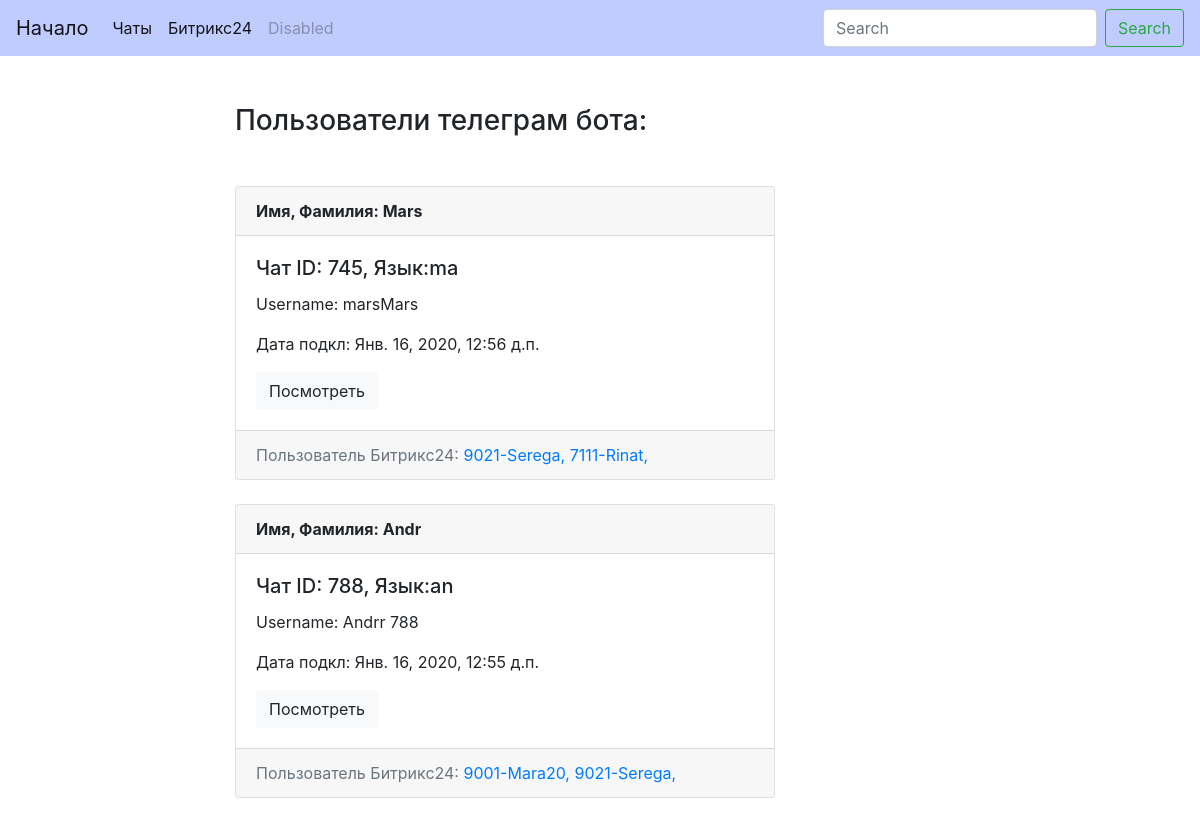
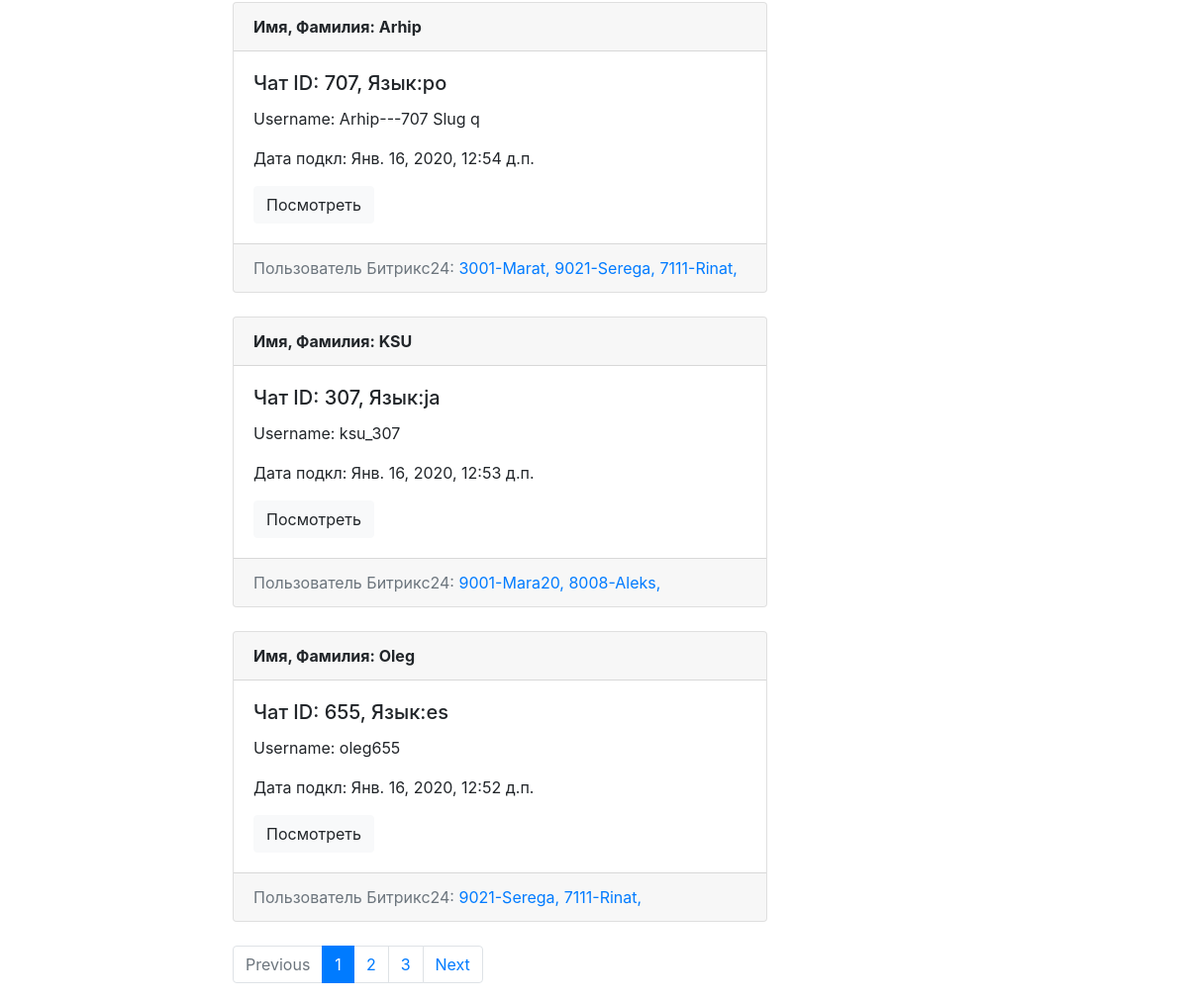
The page /bitr24/ on the database as committed earlier (2 pictures, top to bottom).
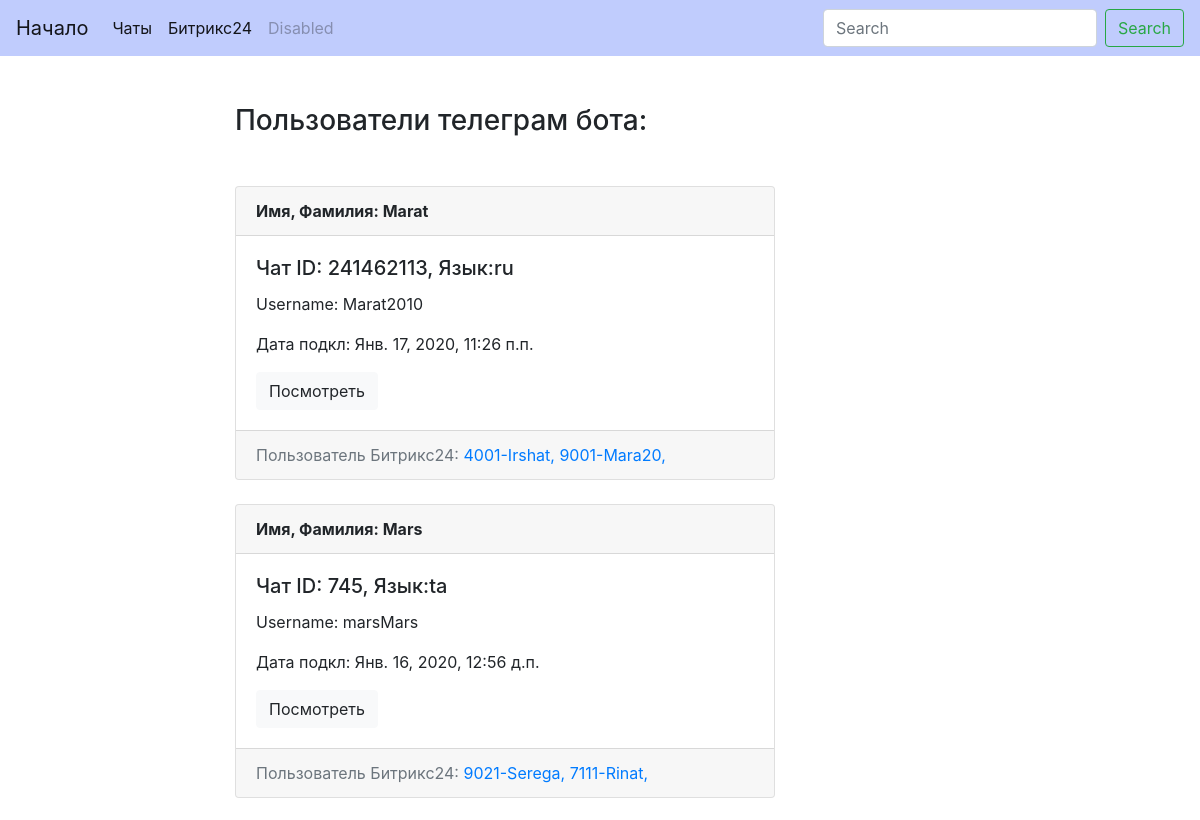
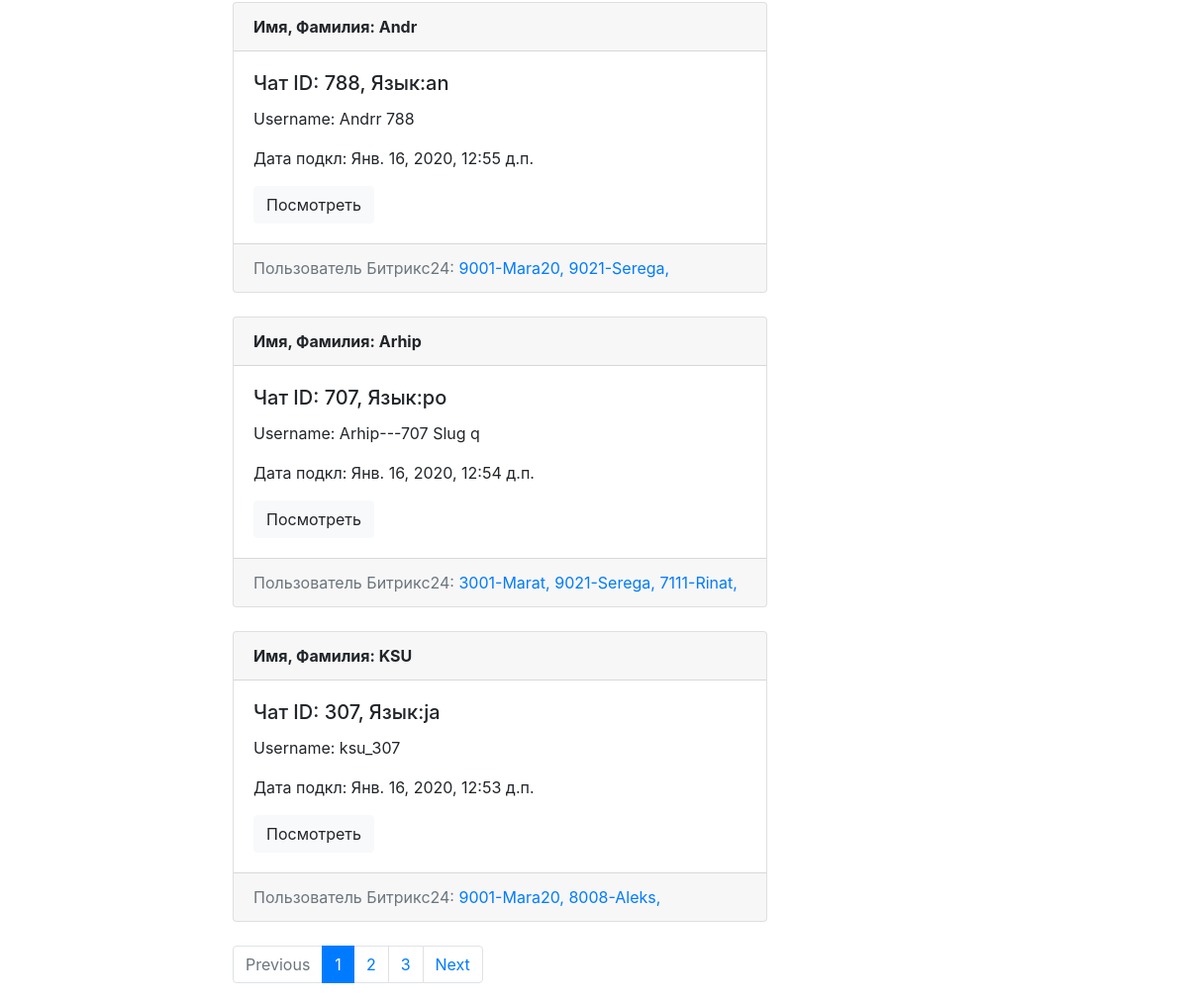
The same page on the database as committed later (2 pictures, top to bottom).
### bitr24/models.py (models this page shows, shortened)
class Chat(models.Model):
    chat_id = models.IntegerField(default=1, verbose_name='Чат ID', unique=True)
    first_name = models.CharField(max_length=100, verbose_name='Имя пользователя', db_index=True)
    slug = models.SlugField(max_length=100, blank=True, unique=True, verbose_name='Слаг(Slug)')
    username = models.CharField(max_length=100, null=True, blank=True, verbose_name='Пользователь')
    lang_code = models.CharField(max_length=2, verbose_name='Язык')
    bitrs = models.ManyToManyField('Bitr', blank=True, related_name='chats')
    date_chat = models.DateTimeField(auto_now_add=True, db_index=True, verbose_name='Дата подкл.к боту')
    def get_absolute_url(self):
        return reverse('chat_detail_url', kwargs={'slug': self.slug})
    class Meta:
        verbose_name_plural = 'Чаты телеграм бота'
        verbose_name = 'Чат'
        ordering = ['-date_chat']

class Bitr(models.Model):
    bx24_id = models.IntegerField(default=0, verbose_name='ID пользователя Б24', unique=True)
    bx24_name = models.CharField(default='', max_length=100, verbose_name='Имя в Битрикс24', db_index=True)
    slug = models.SlugField(max_length=100, unique=True, verbose_name='Слаг(Slug)')
    access_token = models.CharField(max_length=150, null=True, blank=True, verbose_name='Токен доступа Б24')
    refresh_token = models.CharField(max_length=150, null=True, blank=True, verbose_name='Токен обновления Б24')
    date_bx24 = models.DateTimeField(auto_now_add=True, db_index=True, verbose_name='Дата подкл. к Б24')
    def get_absolute_url(self):
        return reverse('bitr_detail_url', kwargs={'slug': self.slug})
    class Meta:
        verbose_name_plural = 'Данные Б24'
        verbose_name = 'Данные Б24'
        ordering = ['-date_bx24']

### bitr24/views.py (the view)
# urls.py: path('', chats_list, name='chats_list_url'),
def chats_list(request):
    search_query = request.GET.get('search', '')
    if search_query:
        chats = Chat.objects.filter(Q(first_name__contains=search_query) | Q(username__contains=search_query))
    else:
        chats = Chat.objects.all()
    paginator = Paginator(chats, 5)
    page_number = request.GET.get('page', 1)
    page = paginator.get_page(page_number)
    is_paginated = page.has_other_pages()
    if page.has_previous():
        prev_url = '?page={}'.format(page.previous_page_number())
    else:
        prev_url = ''
    if page.has_next():
        next_url = '?page={}'.format(page.next_page_number())
    else:
        next_url = ''
    context = {
        'page_object': page,
        'is_paginated': is_paginated,
        'prev_url': prev_url,
        'next_url': next_url
    }
    return render(request, 'bitr24/index.html', context=context)

### bitr24/templates/bitr24/index.html (shortened to what this page needs)
{% extends 'bitr24/base_bitr24.html' %}
{% block content %}
    <h3 class="mb-5">Пользователи телеграм бота:</h3>
    {% for chat in page_object.object_list %}
        {% include 'bitr24/includes/chat_card_template.html' %}
    {% endfor %}
{% endblock %}

### bitr24/templates/bitr24/includes/chat_card_template.html
<div class="card mb-4">
    <div class="card-header">
        <b>Имя, Фамилия: {{ chat.first_name }} {{ chat.last_name }}</b>
    </div>
    <div class="card-body">
        <b><h5 class="card-title">Чат ID: {{ chat.chat_id }},   Язык:{{ chat.lang_code }}</h5></b>
        <p class="card-text">Username: {{ chat.username|truncatewords:8 }}</p>
        <p class="card-text">Дата подкл: {{ chat.date_chat}}</p>
        <a href="{{ chat.get_absolute_url }}" class="btn btn-light">Посмотреть</a>
    </div>
    <div class="card-footer text-muted">
        Пользователь Битрикс24:
        {% for birt in chat.bitrs.all %}
            <a href="{{ birt.get_absolute_url }}">{{ birt.bx24_id}}-{{ birt.bx24_name }},</a>
        {% endfor %}
    </div>
</div>

Rows that differ between the two databases and show on the page:
no longer on this page (row unchanged): Chat: first_name "Oleg", chat_id "655", lang_code "es", username "oleg655", date_chat "Янв. 16, 2020, 12:52 д.п.", Bitr (bx24_id "9021", bx24_name "Serega"), Bitr (bx24_id "7111", bx24_name "Rinat")
now on this page (row edited): Chat: first_name "Marat", chat_id "241462113", lang_code "ru", username "Marat2010", date_chat "Янв. 17, 2020, 11:26 п.п.", Bitr (bx24_id "9001", bx24_name "Mara20")
now on this page (row unchanged): Bitr: bx24_id "4001", bx24_name "Irshat", shown under "Marat"
changed Chat "Mars": lang_code "ma" → "ta"
